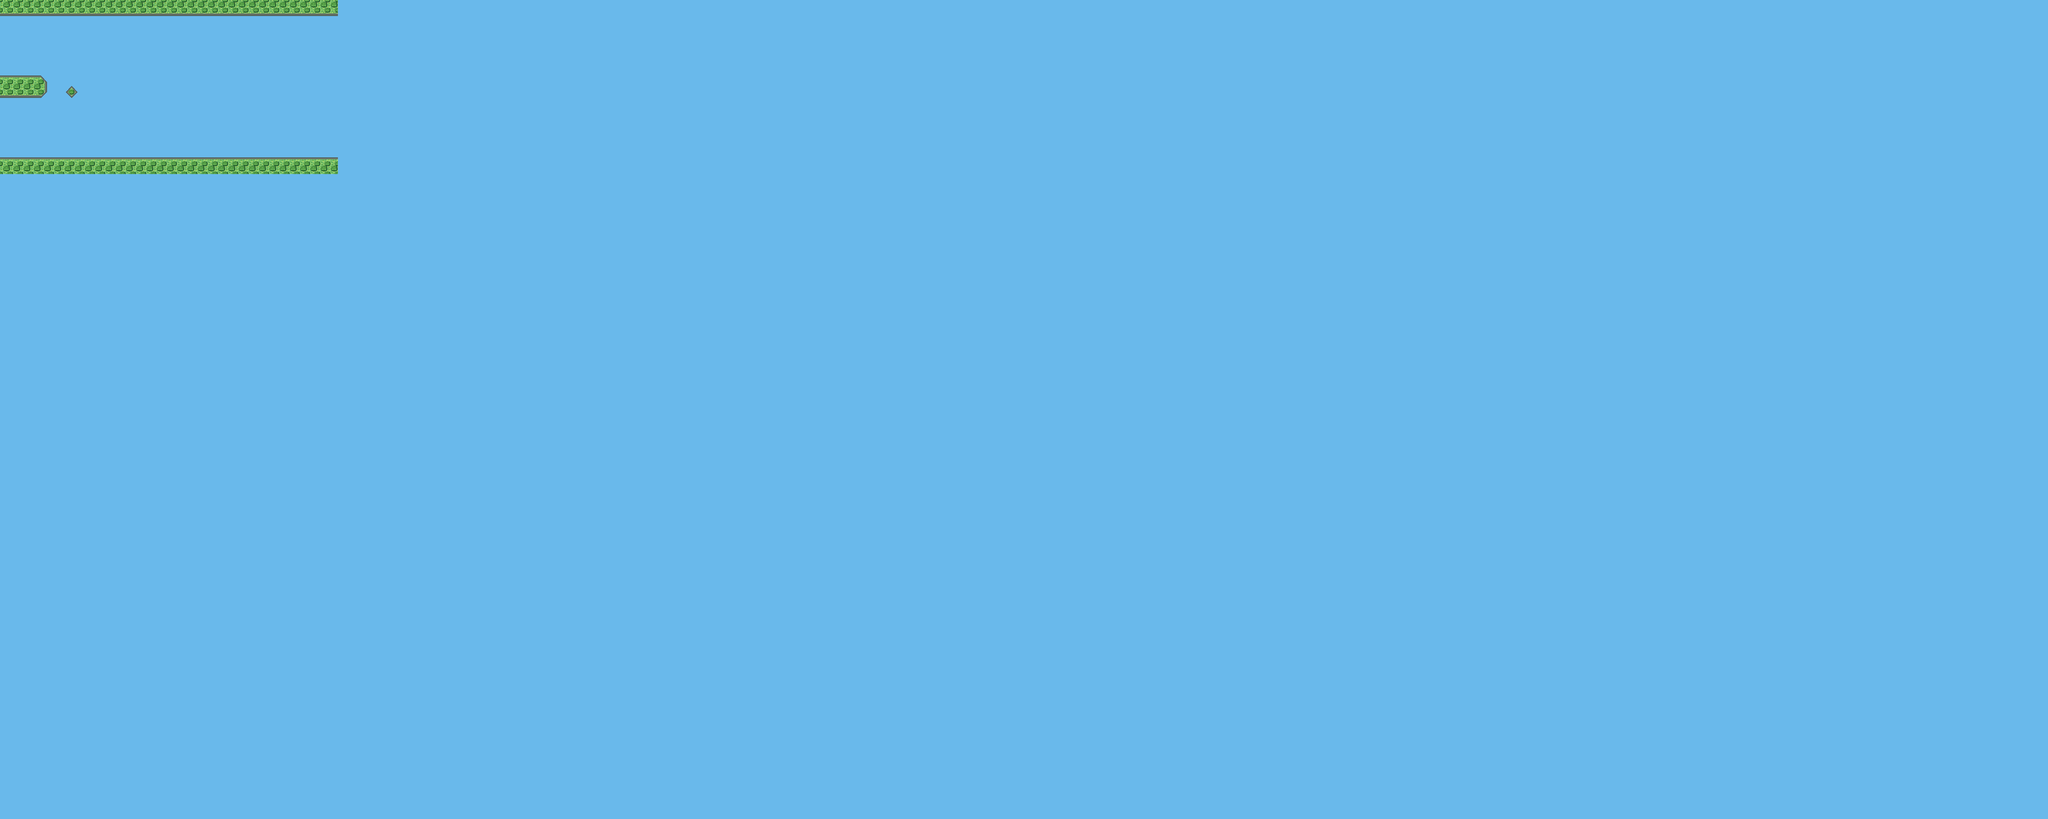

Tiled map render using the project's own tile images. Description and the map definition, with tile-layer contents summarised, below:
An orthogonal 200x80 tile map with 32x32 px tiles, 1 tile layer (map_7).

<map version="1.0" orientation="orthogonal" width="200" height="80" tilewidth="32" tileheight="32">
 <tileset firstgid="1" name="map_7" tilewidth="32" tileheight="32">
  <image source="map.png" width="160" height="128" />
 </tileset>
 <layer name="map_7" width="200" height="80">
  <data>[16000 cells, 16000 non-empty, 9 distinct tile ids]</data>
 </layer>
</map>
